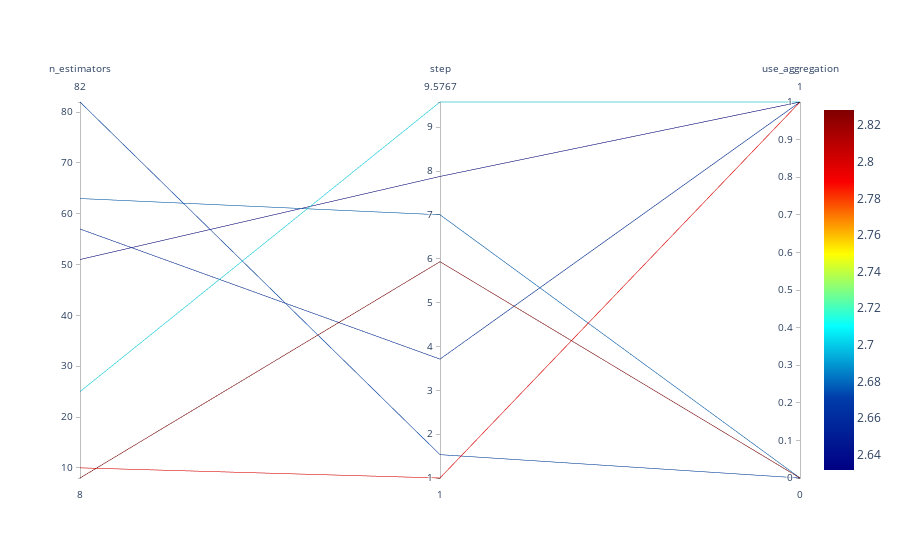

The cell this chart's notebook holds for it:
### Markdown cell above
## Parallel Coordinates Plots

### Code cell
spot_tuner.parallel_plot()

### Figure 1 — Plotly figure (JSON) as saved in the notebook; plotly's stock layout.template omitted (floating-point values rounded to 4 significant figures)
{"data": [{"dimensions": [{"label": "n_estimators", "range": [8, 82], "values": [10, 8, 57, 82, 63, 25, 51]}, {"label": "step", "range": [1, 9.577], "values": [1, 5.933, 3.712, 1.532, 7.004, 9.577, 7.878]}, {"label": "use_aggregation", "range": [0, 1], "values": [1, 0, 1, 0, 0, 1, 1]}], "line": {"cmax": 2.828, "cmin": 2.632, "color": [2.79, 2.828, 2.661, 2.673, 2.679, 2.704, 2.632], "colorscale": [[0, "rgb(0,0,131)"], [0.2, "rgb(0,60,170)"], [0.4, "rgb(5,255,255)"], [0.6, "rgb(255,255,0)"], [0.8, "rgb(250,0,0)"], [1, "rgb(128,0,0)"]], "showscale": true}, "type": "parcoords"}], "layout": {}}
